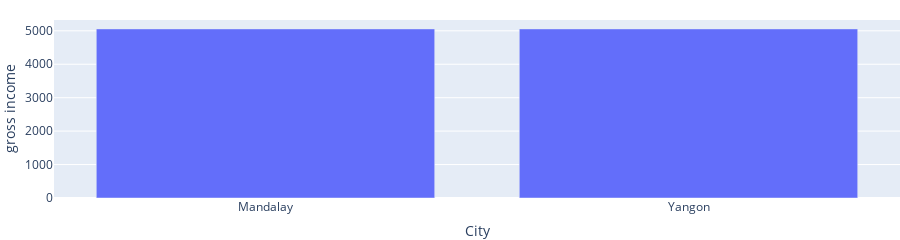

Notebook cell for this chart:
### Code cell
fig_city.update_layout(margin = dict(l = 0, r=0,t=20,b=20),height= 200 )

### Figure 1 — Plotly figure (JSON) as saved in the notebook; plotly's stock layout.template omitted (floating-point values rounded to 4 significant figures)
{"data": [{"alignmentgroup": "True", "hovertemplate": "City=%{x}<br>gross income=%{y}<extra></extra>", "legendgroup": "", "marker": {"color": "#636efa", "pattern": {"shape": ""}}, "name": "", "offsetgroup": "", "orientation": "v", "showlegend": false, "textposition": "auto", "x": ["Mandalay", "Yangon"], "xaxis": "x", "y": [5057.0, 5057.0], "yaxis": "y", "type": "bar"}], "layout": {"xaxis": {"anchor": "y", "domain": [0, 1], "title": {"text": "City"}}, "yaxis": {"anchor": "x", "domain": [0, 1], "title": {"text": "gross income"}}, "legend": {"tracegroupgap": 0}, "margin": {"t": 20, "l": 0, "r": 0, "b": 20}, "barmode": "relative", "height": 200}}
